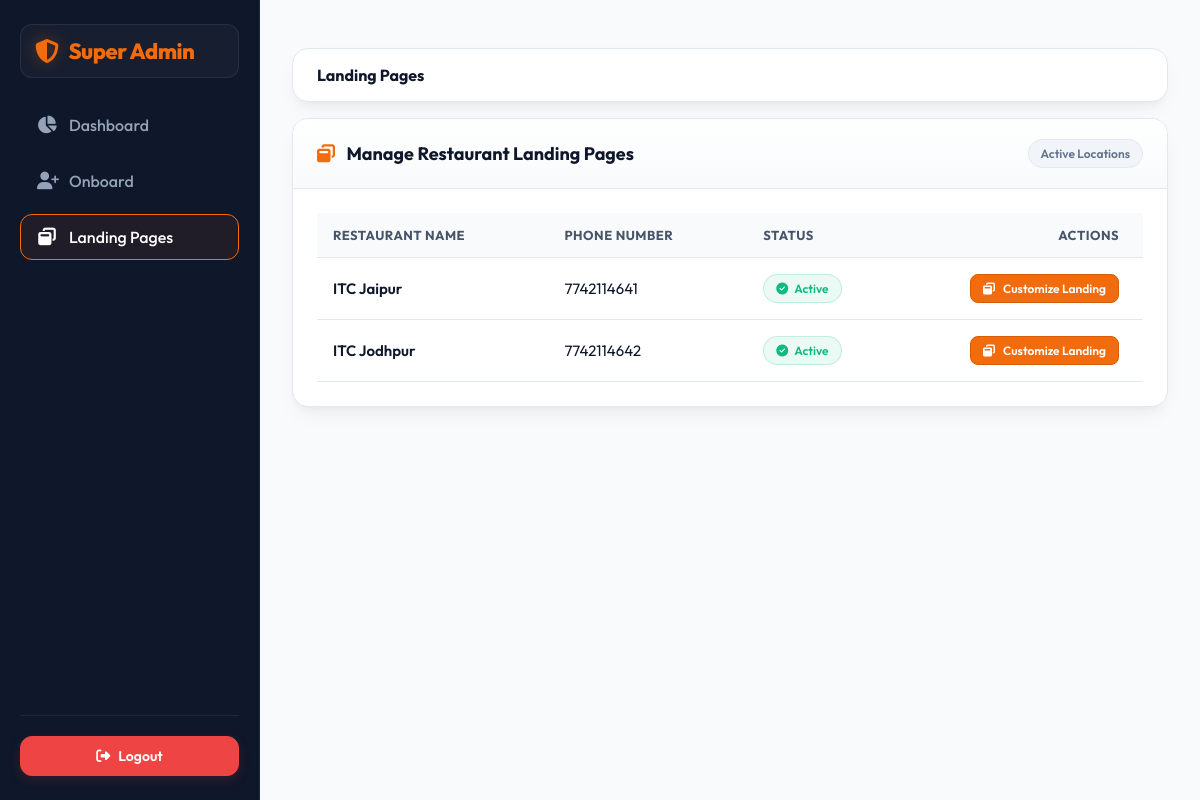
/super/landing/ (signed in), run on the app's committed database.
### super_admin/models.py (models this page shows, shortened)
class Restaurant(models.Model):
    name = models.CharField(max_length=200, unique=True)
    slug = models.SlugField(max_length=220, unique=True, blank=True)
    address_line_1 = models.CharField(max_length=255, blank=True)
    address_line_2 = models.CharField(max_length=255, blank=True)
    city = models.CharField(max_length=100, blank=True)
    state = models.CharField(max_length=100, blank=True)
    pincode = models.CharField(max_length=20, blank=True)
    legal_name = models.CharField(max_length=255, blank=True)
    trade_name = models.CharField(max_length=255, blank=True)
    business_type = models.CharField(max_length=100, blank=True)
    pan = models.CharField(max_length=20, blank=True)
    cin_llpin = models.CharField(max_length=50, blank=True, verbose_name="CIN / LLPIN")
    is_gst_registered = models.BooleanField(default=False)
    email = models.EmailField(blank=True)
    mailing_address = models.TextField(blank=True)
    class GSTType(models.TextChoices):
        REGULAR = 'R', 'Regular'
        COMPOSITION = 'C', 'Composition'
        UNREGISTERED = 'U', 'Unregistered'
    gst_type = models.CharField(
        max_length=1,
        choices=GSTType.choices,
        default=GSTType.UNREGISTERED,
        verbose_name="GST Type"
    )
    phone = models.CharField(max_length=20, blank=True)
    is_active = models.BooleanField(default=True)
    created_at = models.DateTimeField(auto_now_add=True)
    updated_at = models.DateTimeField(auto_now=True)
    class Meta:
        ordering = ['name']

### super_admin/views.py (the view)
# urls.py: path('landing/', views.landing_index, name='landing_index'),
@superuser_required
def landing_index(request):
    restaurants = Restaurant.objects.all().order_by('name')
    return render(request, 'super_admin/landing_list.html', {
        'restaurants': restaurants,
    })

### restaurant_admin/context_processors.py (called while the page is built, shortened)
def restaurant_context(request):
    if not request.user.is_authenticated or not hasattr(request.user, 'restaurant_profile'):
        return {}

### super_admin/views.py (called while the page is built)
def superuser_required(view):
    return user_passes_test(lambda u: u.is_active and u.is_superuser)(view)

### super_admin/templates/super_admin/landing_list.html (shortened to what this page needs)
{% extends 'super_admin/base.html' %}
{% block header_title %}Landing Pages{% endblock %}
{% block content %}
<div class="card">
  <div class="hd">
    <div>
      <i class="fa-solid fa-window-restore" style="color: var(--primary); margin-right: 8px;"></i>
      Manage Restaurant Landing Pages
    </div>
    <span class="badge neutral">Active Locations</span>
  </div>
  <div class="bd">
    {% if restaurants %}
      <div class="table-container">
        <table class="table">
          <thead>
            <tr>
              <th>Restaurant Name</th>
              <th>Phone Number</th>
              <th>Status</th>
              <th style="width: 240px; text-align: right; padding-right: 24px;">Actions</th>
            </tr>
          </thead>
          <tbody>
            {% for r in restaurants %}
            <tr>
              <td style="font-weight: 600; color: var(--text);">{{ r.name }}</td>
              <td class="muted">{{ r.phone|default:'Not Provided' }}</td>
              <td>
                {% if r.is_active %}
                  <span class="badge ok">
                    <i class="fa-solid fa-circle-check"></i>
                    <span>Active</span>
                  </span>
                {% else %}
                  <span class="badge neutral">
                    <i class="fa-solid fa-circle-minus"></i>
                    <span>Inactive</span>
                  </span>
                {% endif %}
              </td>
              <td>
                <div class="action-row" style="justify-content: flex-end; padding-right: 8px;">
                  <a class="btn small" href="{% url 'super_admin:landing_edit' r.id %}">
                    <i class="fa-solid fa-window-restore"></i>
                    <span>Customize Landing</span>
                  </a>
                </div>
              </td>
            </tr>
            {% endfor %}
          </tbody>
        </table>
      </div>
    {% else %}
      <div class="empty">
        <i class="fa-solid fa-store-slash" style="font-size: 2rem; color: var(--muted); margin-bottom: 8px; display: block;"></i>
        <span>No restaurants onboarded yet. Onboard a restaurant to manage its landing page content.</span>
      </div>
    {% endif %}
  </div>
</div>
{% endblock %}

### super_admin/templates/super_admin/base.html (style rules this page uses)
:root { --bg: #f8fafc; --panel: #ffffff; --panel-hover: #f1f5f9; --muted: #64748b; --text: #0f172a; --primary: #f26c0d; --primary-hover: #d45d0a; --primary-light: rgba(242, 108, 13, 0.08); --success: #10b981; --success-light: rgba(16, 185, 129, 0.08); --danger: #ef4444; --danger-light: rgba(239, 68, 68, 0.08); --info: #3b82f6; --info-light: rgba(59, 130, 246, 0.08); --border: #e2e8f0; --shadow: 0 10px 25px -5px rgba(0, 0, 0, 0.05), 0 8px 10px -6px rgba(0, 0, 0, 0.05); --radius: 16px; --radius-sm: 8px; }
* { box-sizing: border-box; }
body { margin:0; background: var(--bg); color: var(--text); font-family: 'Outfit', sans-serif; }
a { color: var(--primary); text-decoration: none; transition: color 0.2s ease; }
.btn { background: var(--primary); border:1px solid var(--primary-hover); color:#fff; padding:10px 18px; border-radius:12px; font-size: 14px; font-weight: 600; box-shadow: 0 4px 12px rgba(242, 108, 13, 0.15); transition: all 0.2s ease; display: inline-flex; align-items: center; gap: 8px; cursor: pointer; text-decoration: none; }
.btn.small { padding:6px 12px; font-size: 12px; border-radius: 8px; box-shadow: none; }
.card { grid-column: span 12; background: var(--panel); border:1px solid var(--border); border-radius: var(--radius); box-shadow: var(--shadow); overflow: hidden; transition: transform 0.2s ease, box-shadow 0.2s ease; margin-bottom: 24px; }
.card .hd { padding: 20px 24px; border-bottom:1px solid var(--border); font-weight: 700; font-size: 18px; display:flex; align-items:center; justify-content:space-between; color: var(--text); background: linear-gradient(180deg, #ffffff 0%, #f8fafc 100%); }
.card .bd { padding: 24px; }
.table-container { overflow-x: auto; width: 100%; }
.table { width: 100%; border-collapse: collapse; text-align: left; }
.table thead th { background: #f8fafc; border-bottom: 1.5px solid var(--border); color: #475569; font-weight: 700; padding: 14px 16px; font-size: 13px; text-transform: uppercase; letter-spacing: 0.5px; }
.table td { padding: 16px; border-bottom: 1px solid var(--border); font-size: 15px; color: var(--text); vertical-align: middle; }
.table tbody tr { transition: background 0.15s ease; }
.action-row { display: flex; gap: 8px; align-items: center; }
.badge { display:inline-flex; align-items:center; gap:6px; padding:6px 12px; border-radius:999px; font-size:12px; font-weight: 600; border:1px solid transparent; }
.badge.ok { color: var(--success); border-color: rgba(16,185,129,.2); background: var(--success-light); }
.badge.neutral { color: var(--muted); border-color: var(--border); background: var(--panel-hover); }

### data on the page
Restaurant: name "ITC Jaipur", phone "7742114641", is_active True (drawn)
Restaurant: name "ITC Jodhpur", phone "7742114642", is_active True (drawn)
